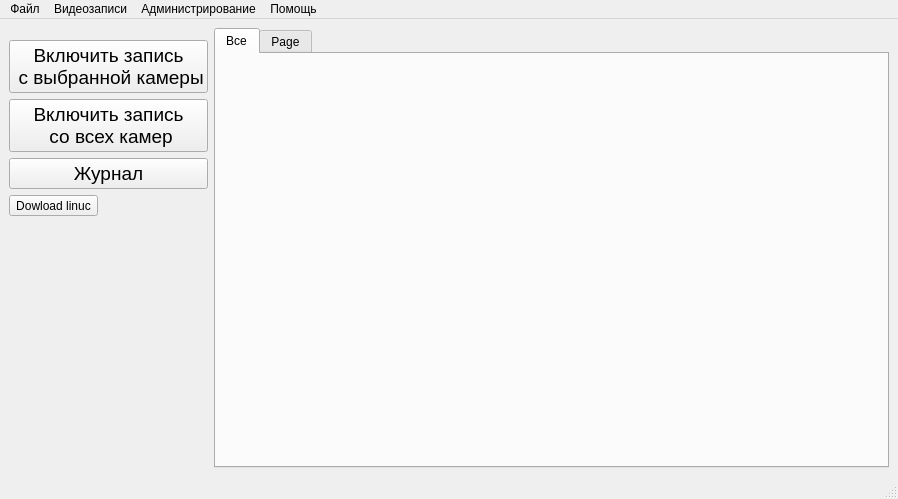
<?xml version="1.0" encoding="UTF-8"?>
<ui version="4.0">
 <class>BuksanSpy</class>
 <widget class="QMainWindow" name="BuksanSpy">
  <property name="geometry">
   <rect>
    <x>0</x>
    <y>0</y>
    <width>898</width>
    <height>499</height>
   </rect>
  </property>
  <property name="windowTitle">
   <string>BuksanSpy</string>
  </property>
  <widget class="QWidget" name="centralwidget">
   <layout class="QGridLayout" name="gridLayout">
    <item row="3" column="0">
     <widget class="QPushButton" name="pushButton_2">
      <property name="font">
       <font>
        <pointsize>14</pointsize>
       </font>
      </property>
      <property name="contextMenuPolicy">
       <enum>Qt::ActionsContextMenu</enum>
      </property>
      <property name="text">
       <string>Включить запись 
 со всех камер</string>
      </property>
      <property name="flat">
       <bool>false</bool>
      </property>
     </widget>
    </item>
    <item row="0" column="1" rowspan="7">
     <layout class="QGridLayout" name="CamLayout">
      <item row="0" column="0">
       <widget class="QTabWidget" name="Cams_TabWidget">
        <property name="currentIndex">
         <number>0</number>
        </property>
        <widget class="QWidget" name="AllCams">
         <property name="sizePolicy">
          <sizepolicy hsizetype="Preferred" vsizetype="Preferred">
           <horstretch>0</horstretch>
           <verstretch>0</verstretch>
          </sizepolicy>
         </property>
         <property name="minimumSize">
          <size>
           <width>0</width>
           <height>0</height>
          </size>
         </property>
         <attribute name="title">
          <string>Все</string>
         </attribute>
         <widget class="QWidget" name="gridLayoutWidget">
          <property name="geometry">
           <rect>
            <x>0</x>
            <y>0</y>
            <width>651</width>
            <height>401</height>
           </rect>
          </property>
          <layout class="QGridLayout" name="camslay"/>
         </widget>
        </widget>
        <widget class="QWidget" name="tab">
         <attribute name="title">
          <string>Page</string>
         </attribute>
        </widget>
       </widget>
      </item>
     </layout>
    </item>
    <item row="2" column="0">
     <widget class="QPushButton" name="pushButton_4">
      <property name="font">
       <font>
        <pointsize>14</pointsize>
       </font>
      </property>
      <property name="text">
       <string>Включить запись 
 с выбранной камеры</string>
      </property>
      <property name="flat">
       <bool>false</bool>
      </property>
     </widget>
    </item>
    <item row="4" column="0">
     <widget class="QPushButton" name="pushButton_3">
      <property name="font">
       <font>
        <pointsize>14</pointsize>
       </font>
      </property>
      <property name="text">
       <string>Журнал</string>
      </property>
      <property name="flat">
       <bool>false</bool>
      </property>
     </widget>
    </item>
    <item row="6" column="0">
     <spacer name="verticalSpacer">
      <property name="orientation">
       <enum>Qt::Vertical</enum>
      </property>
      <property name="sizeHint" stdset="0">
       <size>
        <width>20</width>
        <height>40</height>
       </size>
      </property>
     </spacer>
    </item>
    <item row="5" column="0">
     <widget class="QToolButton" name="toolButton">
      <property name="text">
       <string>Dowload linuc</string>
      </property>
      <property name="icon">
       <iconset>
        <normaloff>../Загрузки/c8c21a9023c8c0ac8fa47b36403fdf1a.jpg</normaloff>../Загрузки/c8c21a9023c8c0ac8fa47b36403fdf1a.jpg</iconset>
      </property>
     </widget>
    </item>
   </layout>
  </widget>
  <widget class="QMenuBar" name="menubar">
   <property name="geometry">
    <rect>
     <x>0</x>
     <y>0</y>
     <width>898</width>
     <height>23</height>
    </rect>
   </property>
   <widget class="QMenu" name="menu">
    <property name="title">
     <string>Файл</string>
    </property>
    <addaction name="separator"/>
    <addaction name="InitCams_action"/>
    <addaction name="StartAllCams_Action"/>
    <addaction name="StartCurrentCam_Action"/>
    <addaction name="Quit_Action"/>
   </widget>
   <widget class="QMenu" name="menu_2">
    <property name="title">
     <string>Видеозаписи</string>
    </property>
   </widget>
   <widget class="QMenu" name="menu_3">
    <property name="title">
     <string>Администрирование</string>
    </property>
    <widget class="QMenu" name="menu_4">
     <property name="title">
      <string>Пользователи и группы</string>
     </property>
     <addaction name="users_Action"/>
    </widget>
    <widget class="QMenu" name="menu_5">
     <property name="title">
      <string>Устройства</string>
     </property>
     <addaction name="ShowDevList_Action"/>
    </widget>
    <addaction name="separator"/>
    <addaction name="menu_4"/>
    <addaction name="separator"/>
    <addaction name="menu_5"/>
    <addaction name="eventlog_Action"/>
   </widget>
   <widget class="QMenu" name="menu_6">
    <property name="title">
     <string>Помощь</string>
    </property>
    <addaction name="action_help"/>
    <addaction name="action_Qt"/>
   </widget>
   <addaction name="menu"/>
   <addaction name="menu_2"/>
   <addaction name="menu_3"/>
   <addaction name="menu_6"/>
  </widget>
  <widget class="QStatusBar" name="statusbar"/>
  <action name="StartAllCams_Action">
   <property name="text">
    <string>Включить запись со всех камер</string>
   </property>
   <property name="shortcut">
    <string>Ctrl+Shift+A</string>
   </property>
  </action>
  <action name="StartCurrentCam_Action">
   <property name="text">
    <string>Включить запись с выбранной камеры</string>
   </property>
   <property name="shortcut">
    <string>Ctrl+Shift+C</string>
   </property>
  </action>
  <action name="Quit_Action">
   <property name="text">
    <string>Выйти из программы</string>
   </property>
   <property name="shortcut">
    <string>Ctrl+Shift+Q</string>
   </property>
  </action>
  <action name="users_Action">
   <property name="text">
    <string>Пользователи</string>
   </property>
   <property name="shortcut">
    <string>Ctrl+Shift+U</string>
   </property>
  </action>
  <action name="MandatoryGroups_Action">
   <property name="text">
    <string>Мандатные группы</string>
   </property>
   <property name="shortcut">
    <string>Ctrl+Shift+M</string>
   </property>
  </action>
  <action name="AddDevice_Action">
   <property name="text">
    <string>Добавить устройство</string>
   </property>
  </action>
  <action name="InitCams_action">
   <property name="text">
    <string>Инициализировать устройства</string>
   </property>
   <property name="shortcut">
    <string>Ctrl+Shift+I</string>
   </property>
  </action>
  <action name="AddDev_Action">
   <property name="text">
    <string>Добавить устройство</string>
   </property>
   <property name="shortcut">
    <string>Ctrl+Shift+N</string>
   </property>
  </action>
  <action name="ShowDevList_Action">
   <property name="text">
    <string>Показать список устройств</string>
   </property>
   <property name="shortcut">
    <string>Ctrl+Shift+S</string>
   </property>
  </action>
  <action name="eventlog_Action">
   <property name="text">
    <string>Журнал событий</string>
   </property>
   <property name="shortcut">
    <string>Ctrl+Shift+L</string>
   </property>
  </action>
  <action name="action_help">
   <property name="text">
    <string>Руководство пользователя</string>
   </property>
  </action>
  <action name="action_Qt">
   <property name="text">
    <string>О Qt</string>
   </property>
  </action>
 </widget>
 <resources/>
 <connections/>
</ui>
